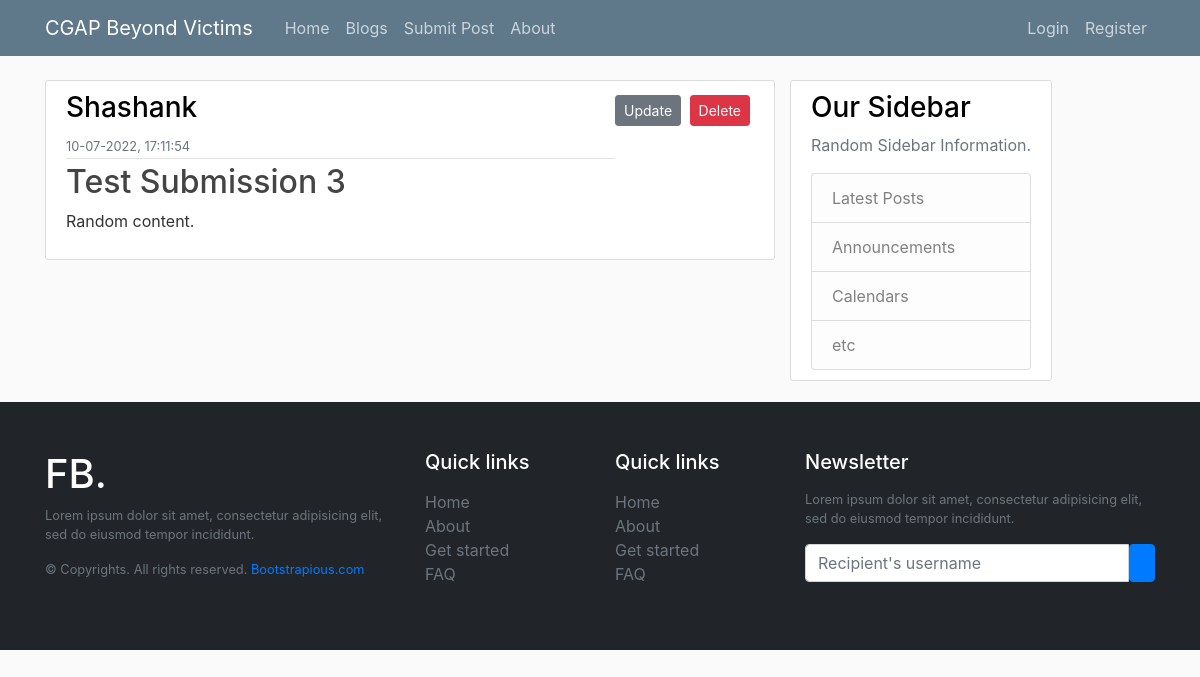
The app's page /submission/1, older data.
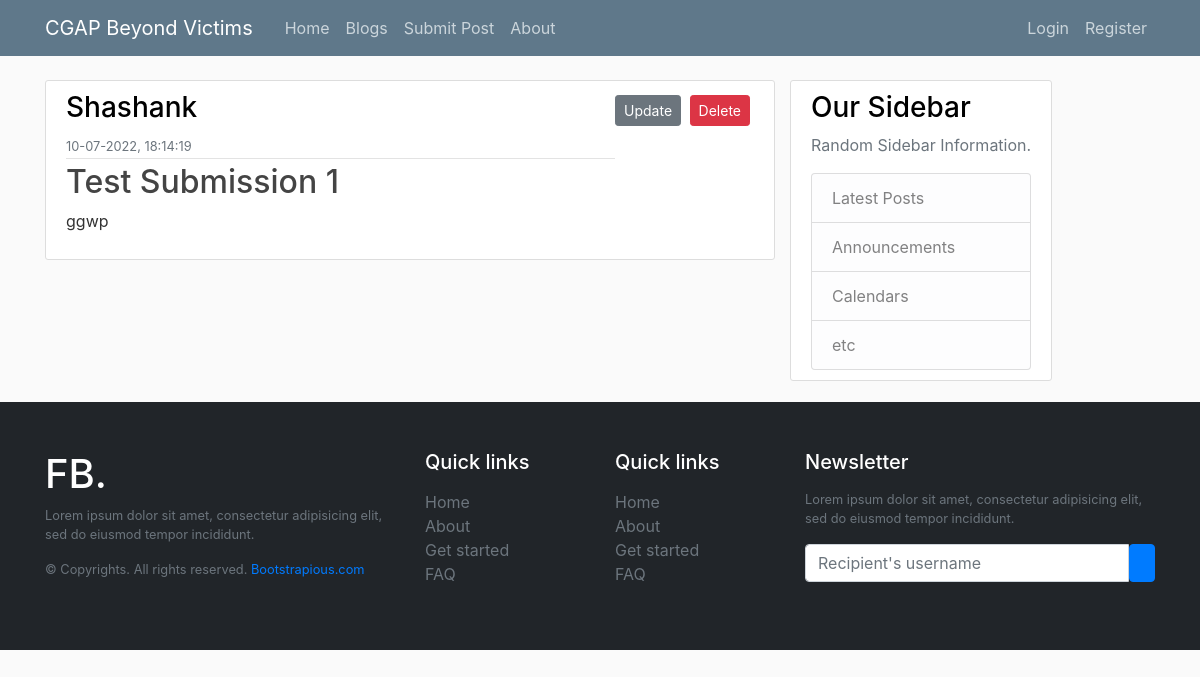
The same page, newer data.
### cgap/models.py (models this page shows, shortened)
class Submission(db.Model):
    id = db.Column(db.Integer, primary_key=True)
    title = db.Column(db.String(100), nullable=False)
    date_posted = db.Column(db.DateTime, nullable=False, default=datetime.utcnow)
    image_file = db.Column(db.String(20), nullable=False, default="default.jpg")
    content = db.Column(db.Text, nullable=False)
    author = db.Column(db.String(100), nullable=False)

### cgap/routes.py (the view)
@app.route("/submission/<int:submission_id>")
def submission(submission_id):
    submission = Submission.query.get_or_404(submission_id)
    return render_template(
        "submission.html", title=submission.title, submission=submission
    )

### cgap/templates/submission.html (shortened to what this page needs)
{% extends "layout.html" %}
{% block content %}
<article class="media content-section">
    <div class="media-body">
        <div class="article-metadata">
            <h3 class="mr-2">{{ submission.author }}</h3>
            <small class="text-muted">{{ submission.date_posted.strftime('%d-%m-%Y, %H:%M:%S') }}</small>
        </div>
        <h2 class="article-title">{{ submission.title }}</h2>
        <p class="article-content">{{ submission.content }}</p>
    </div>
    <div>
        <a class="btn btn-secondary btn-sm mt-1 mb-1" href="{{ url_for('edit_submission', submission_id=submission.id) }}">Update</a>
        <button type="button" class="btn btn-danger btn-sm m-1" data-toggle="modal" data-target="#deleteModal">Delete</button>
    </div>
</article>
{% endblock content %}

Row changes from the older to the newer data that the page shows:
changed Submission "Shashank": date_posted "10-07-2022, 17:11:54" → "10-07-2022, 18:14:19"; title "Test Submission 3" → "Test Submission 1"; content "Random content." → "ggwp"
